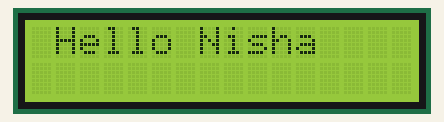
The sketch below on a simulated Arduino Uno, built with avr-gcc and run on an emulated ATmega328P. Parts: 16×2 character LCD.

Above: at 0.1 s.
At 5.0 s:
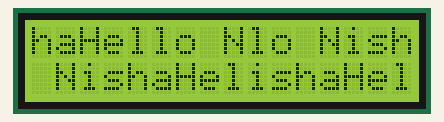
At 9.9 s:
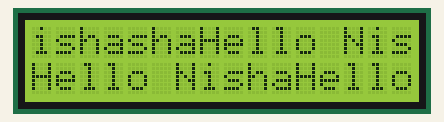
At 19.7 s:
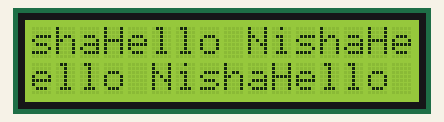
At 29.5 s:
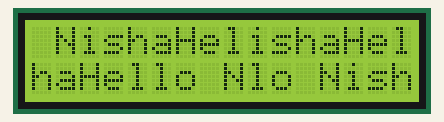
At 39.3 s:
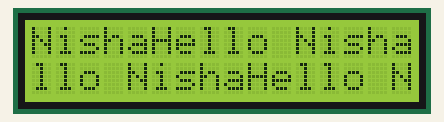

The sketch:

HelloWorld3.ino
```cpp
#include <Wire.h>
#include <LiquidCrystal_PCF8574.h>

LiquidCrystal_PCF8574 lcd(0x27);  // set the LCD address to 0x27 for a 16 chars and 2 line display

int a[]={};
int b[]={};
void setup()
{
  int error;

  Wire.begin();
  Wire.beginTransmission(0x27); //Your LCD Address


  lcd.begin(16, 2); // initialize the lcd

} // setup()

void loop()
{
   lcd.setBacklight(255);
    //lcd.home(); lcd.clear();
    lcd.print("Hello Nisha");
    lcd.scrollDisplayRight();
    delay(600);
    //lcd.clear();
}/*
  } else if (show == 1) {
    lcd.clear();
    lcd.print("Cursor On");
    lcd.cursor();

  } else if (show == 2) {
    lcd.clear();
    lcd.print("Cursor Blink");
    lcd.blink();

  } else if (show == 3) {
    lcd.clear();
    lcd.print("Cursor OFF");
    lcd.noBlink();
    lcd.noCursor();

  } else if (show == 4) {
    lcd.clear();
    lcd.print("Display Off");
    lcd.noDisplay();

  } else if (show == 5) {
    lcd.clear();
    lcd.print("Display On");
    lcd.display();

  } else if (show == 7) {
    lcd.clear();
    lcd.setCursor(0, 0);
    lcd.print("*** first line.");
    lcd.setCursor(0, 1);
    lcd.print("*** second line.");

  } else if (show == 8) {
    lcd.scrollDisplayLeft();
  } else if (show == 9) {
    lcd.scrollDisplayLeft();
  } else if (show == 10) {
    lcd.scrollDisplayLeft();
  } else if (show == 11) {
    lcd.scrollDisplayRight();
  } // if

  delay(2000);
  show = (show + 1) % 12;
} // loop()

*/
```

Measured:
- what the display in image 1 shows lasts 0.6 s, from 5.0 s to 5.6 s
